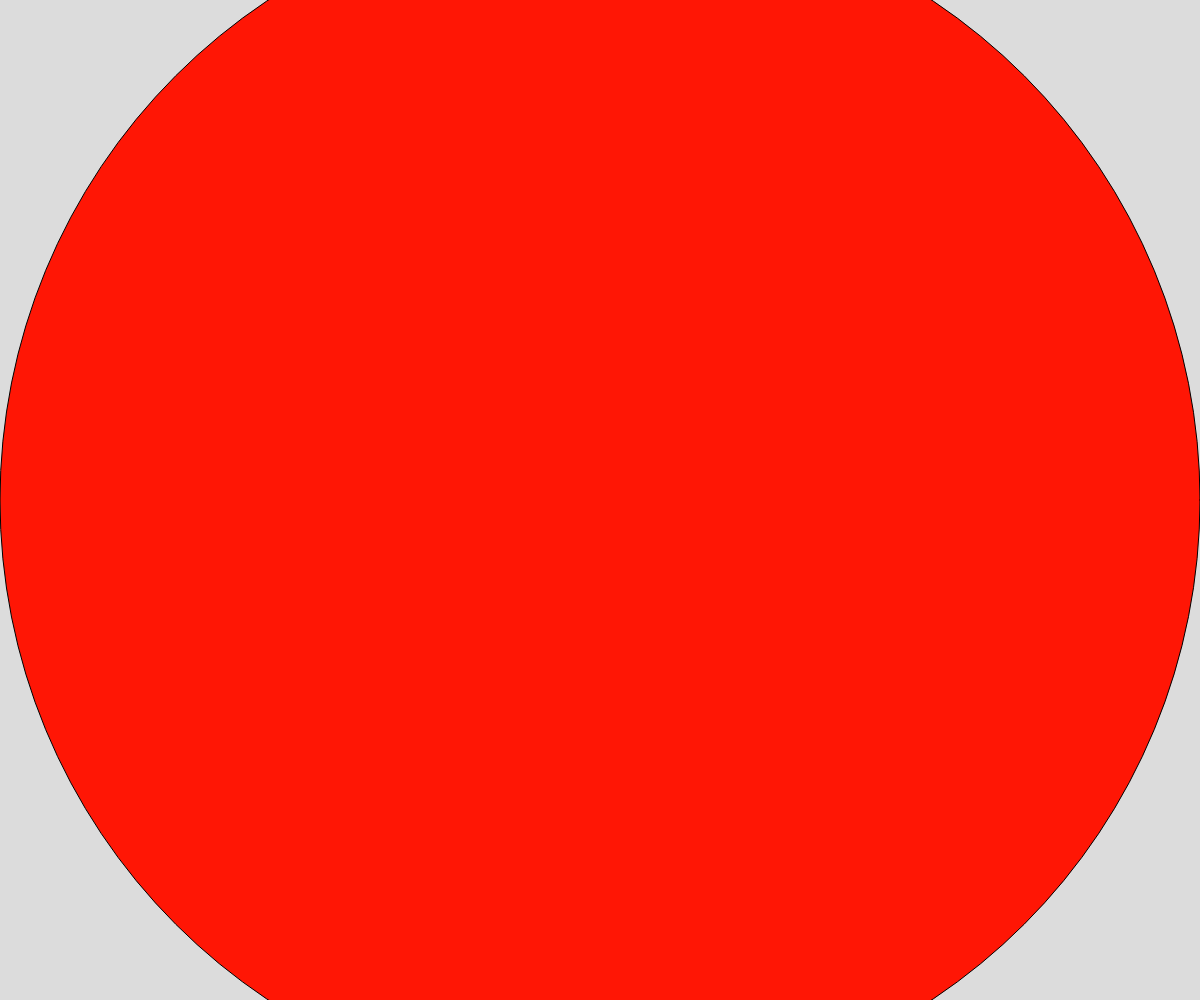
Frame 1 (no input)
Frame 60 (no input): identical to frame 1, image omitted
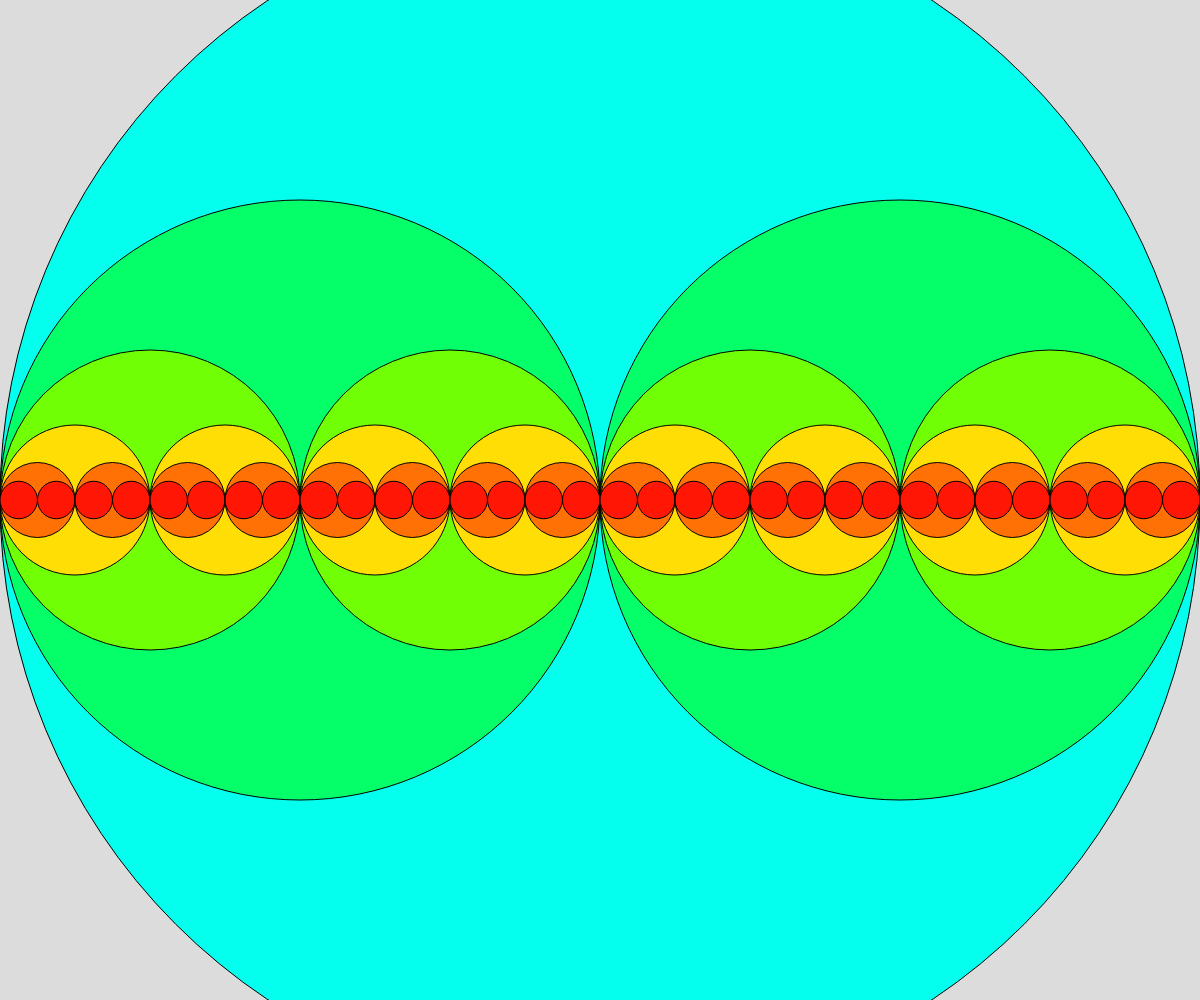
Frame 120 (the mouse pressed at the canvas centre since frame 60)

The p5.js sketch that drew these frames (run headless with seeded random() and noise() and a simulated clock; from frame 60 on, the mouse is pressed at the canvas centre):

// p5.js sketch
// ── sketch.js
// Fractal Circle(recursion visualization)

let theColors = ['#ff1605','#ff7105','#ffde05','#71ff05','#05ff69','#05ffee','#0576ff','#0522ff','#5805ff','#e605ff','#ff0582'];
function setup() {
  createCanvas(windowWidth, windowHeight);
}

function draw() {
  background(220);
  let theDepth = Math.floor(map(mouseX,0,width,0,10));
  fractalCircle(width/2,width,theDepth);
}
function fractalCircle(x,diameter,depth){
//base case
  fill(theColors[depth]);
  circle(x,height/2,diameter);
  if(depth>0){
    depth--;
    //left side
    fractalCircle(x-diameter/4,diameter/2,depth);
    //rigth side
    fractalCircle(x+diameter/4,diameter/2,depth);
  }
}
